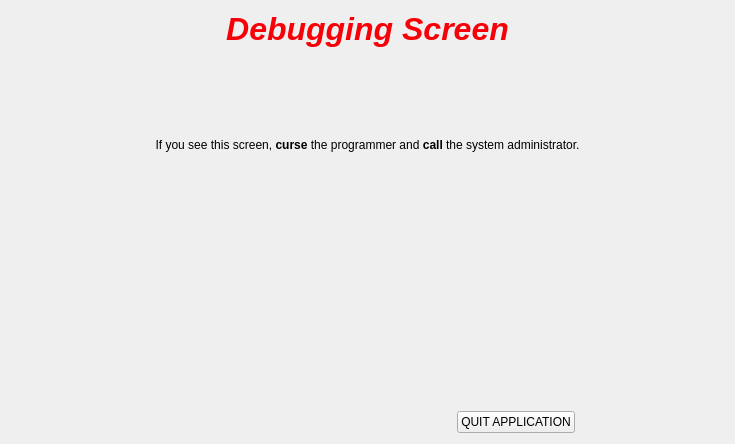
<?xml version="1.0" encoding="UTF-8"?>
<ui version="4.0">
 <class>Startup</class>
 <widget class="QWidget" name="Startup">
  <property name="geometry">
   <rect>
    <x>0</x>
    <y>0</y>
    <width>735</width>
    <height>444</height>
   </rect>
  </property>
  <property name="windowTitle">
   <string>Form</string>
  </property>
  <layout class="QVBoxLayout" name="verticalLayout">
   <item>
    <widget class="QLabel" name="label">
     <property name="text">
      <string>&lt;html&gt;&lt;head/&gt;&lt;body&gt;&lt;p&gt;&lt;span style=&quot; font-size:24pt; font-weight:600; font-style:italic; color:#f70008;&quot;&gt;Debugging Screen&lt;/span&gt;&lt;/p&gt;&lt;/body&gt;&lt;/html&gt;</string>
     </property>
     <property name="alignment">
      <set>Qt::AlignCenter</set>
     </property>
     <property name="wordWrap">
      <bool>true</bool>
     </property>
    </widget>
   </item>
   <item>
    <spacer name="verticalSpacer_4">
     <property name="orientation">
      <enum>Qt::Vertical</enum>
     </property>
     <property name="sizeHint" stdset="0">
      <size>
       <width>20</width>
       <height>40</height>
      </size>
     </property>
    </spacer>
   </item>
   <item>
    <widget class="QLabel" name="label_2">
     <property name="text">
      <string>&lt;html&gt;&lt;head/&gt;&lt;body&gt;&lt;p&gt;If you see this screen, &lt;span style=&quot; font-weight:600;&quot;&gt;curse&lt;/span&gt; the programmer and &lt;span style=&quot; font-weight:600;&quot;&gt;call&lt;/span&gt; the system administrator.&lt;/p&gt;&lt;/body&gt;&lt;/html&gt;</string>
     </property>
     <property name="alignment">
      <set>Qt::AlignCenter</set>
     </property>
     <property name="wordWrap">
      <bool>true</bool>
     </property>
    </widget>
   </item>
   <item>
    <spacer name="verticalSpacer_5">
     <property name="orientation">
      <enum>Qt::Vertical</enum>
     </property>
     <property name="sizeHint" stdset="0">
      <size>
       <width>20</width>
       <height>40</height>
      </size>
     </property>
    </spacer>
   </item>
   <item>
    <spacer name="verticalSpacer_3">
     <property name="orientation">
      <enum>Qt::Vertical</enum>
     </property>
     <property name="sizeHint" stdset="0">
      <size>
       <width>20</width>
       <height>40</height>
      </size>
     </property>
    </spacer>
   </item>
   <item>
    <spacer name="verticalSpacer">
     <property name="orientation">
      <enum>Qt::Vertical</enum>
     </property>
     <property name="sizeHint" stdset="0">
      <size>
       <width>20</width>
       <height>14</height>
      </size>
     </property>
    </spacer>
   </item>
   <item>
    <layout class="QHBoxLayout" name="horizontalLayout">
     <item>
      <spacer name="horizontalSpacer_2">
       <property name="orientation">
        <enum>Qt::Horizontal</enum>
       </property>
       <property name="sizeHint" stdset="0">
        <size>
         <width>40</width>
         <height>20</height>
        </size>
       </property>
      </spacer>
     </item>
     <item>
      <spacer name="horizontalSpacer_4">
       <property name="orientation">
        <enum>Qt::Horizontal</enum>
       </property>
       <property name="sizeHint" stdset="0">
        <size>
         <width>40</width>
         <height>20</height>
        </size>
       </property>
      </spacer>
     </item>
     <item>
      <spacer name="horizontalSpacer_5">
       <property name="orientation">
        <enum>Qt::Horizontal</enum>
       </property>
       <property name="sizeHint" stdset="0">
        <size>
         <width>40</width>
         <height>20</height>
        </size>
       </property>
      </spacer>
     </item>
     <item>
      <widget class="QPushButton" name="quit_appPBn">
       <property name="text">
        <string>QUIT APPLICATION</string>
       </property>
      </widget>
     </item>
     <item>
      <spacer name="horizontalSpacer_3">
       <property name="orientation">
        <enum>Qt::Horizontal</enum>
       </property>
       <property name="sizeHint" stdset="0">
        <size>
         <width>40</width>
         <height>20</height>
        </size>
       </property>
      </spacer>
     </item>
    </layout>
   </item>
  </layout>
 </widget>
 <resources/>
 <connections/>
</ui>
